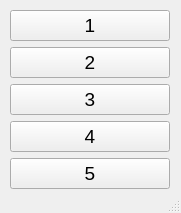
<?xml version="1.0" encoding="UTF-8"?>
<ui version="4.0">
 <class>MainWindow</class>
 <widget class="QMainWindow" name="MainWindow">
  <property name="geometry">
   <rect>
    <x>0</x>
    <y>0</y>
    <width>181</width>
    <height>213</height>
   </rect>
  </property>
  <property name="windowTitle">
   <string>MainWindow</string>
  </property>
  <widget class="QWidget" name="centralwidget">
   <widget class="QWidget" name="verticalLayoutWidget">
    <property name="geometry">
     <rect>
      <x>10</x>
      <y>10</y>
      <width>160</width>
      <height>181</height>
     </rect>
    </property>
    <layout class="QVBoxLayout" name="verticalLayout">
     <item>
      <widget class="QPushButton" name="pushButton">
       <property name="font">
        <font>
         <pointsize>14</pointsize>
        </font>
       </property>
       <property name="text">
        <string>1</string>
       </property>
      </widget>
     </item>
     <item>
      <widget class="QPushButton" name="pushButton_2">
       <property name="font">
        <font>
         <pointsize>14</pointsize>
        </font>
       </property>
       <property name="text">
        <string>2</string>
       </property>
      </widget>
     </item>
     <item>
      <widget class="QPushButton" name="pushButton_3">
       <property name="font">
        <font>
         <pointsize>14</pointsize>
        </font>
       </property>
       <property name="text">
        <string>3</string>
       </property>
      </widget>
     </item>
     <item>
      <widget class="QPushButton" name="pushButton_4">
       <property name="font">
        <font>
         <pointsize>14</pointsize>
        </font>
       </property>
       <property name="text">
        <string>4</string>
       </property>
      </widget>
     </item>
     <item>
      <widget class="QPushButton" name="pushButton_5">
       <property name="font">
        <font>
         <pointsize>14</pointsize>
        </font>
       </property>
       <property name="text">
        <string>5</string>
       </property>
      </widget>
     </item>
    </layout>
   </widget>
  </widget>
  <widget class="QMenuBar" name="menubar">
   <property name="geometry">
    <rect>
     <x>0</x>
     <y>0</y>
     <width>181</width>
     <height>21</height>
    </rect>
   </property>
  </widget>
  <widget class="QStatusBar" name="statusbar"/>
 </widget>
 <resources/>
 <connections/>
</ui>
